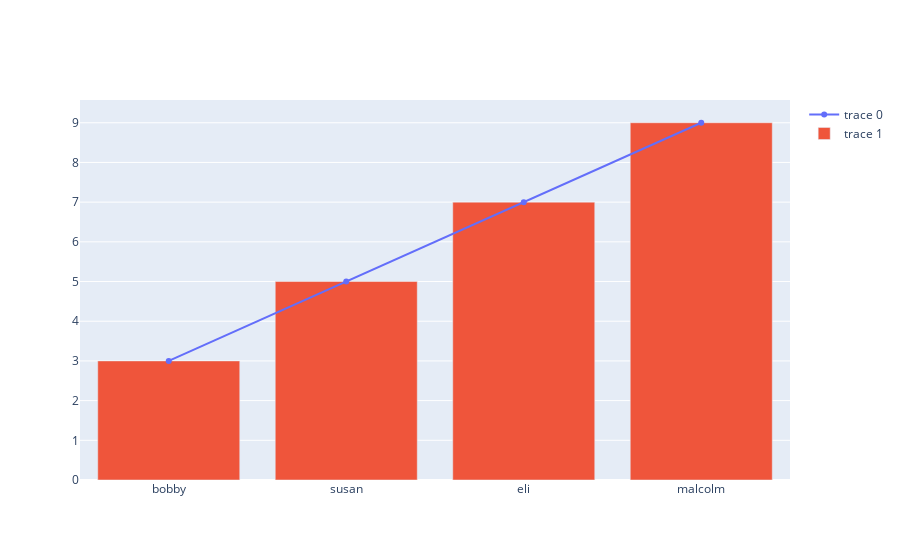

The code cell stored with this chart in its notebook:
### Markdown cell above
Now let's look at some constructors for make other traces.

### Code cell
scatter = graph_objs.Scatter(
            x=['bobby', 'susan', 'eli', 'malcolm'],
            y=[3, 5, 7, 9]
    )
plotly.offline.iplot([scatter, bar_trace_via_constructor])

### Figure 1 — Plotly figure (JSON) as saved in the notebook; plotly's stock layout.template omitted (floating-point values rounded to 4 significant figures)
{"data": [{"type": "scatter", "x": ["bobby", "susan", "eli", "malcolm"], "y": [3, 5, 7, 9]}, {"type": "bar", "x": ["bobby", "susan", "eli", "malcolm"], "y": [3, 5, 7, 9]}], "layout": {}}
